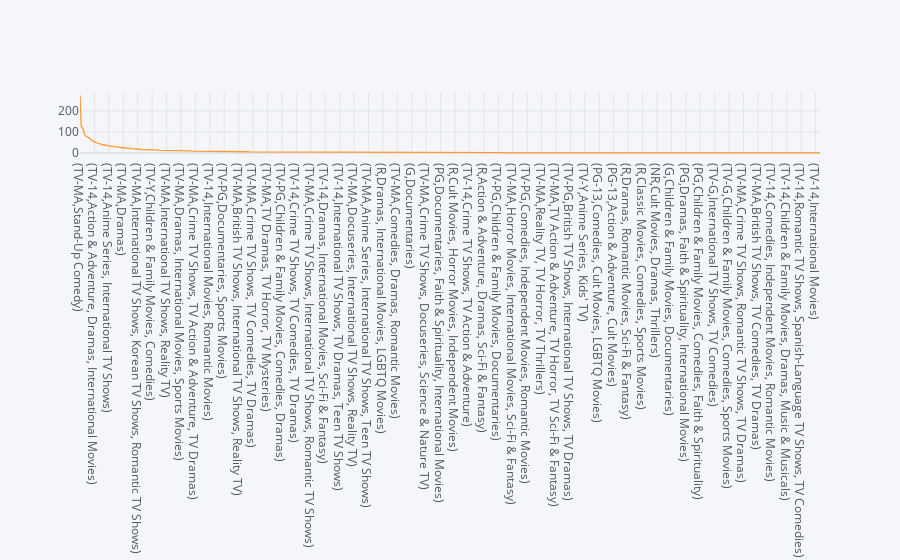

Notebook cell for this chart:
### Markdown cell above
## We can determine the ratings on the basis of values in listed_in column

### Code cell
rt=df[['rating','listed_in']].value_counts()
rt.iplot(kind='scatter')

### Figure 1 — Plotly figure (JSON) as saved in the notebook; plotly's stock layout.template omitted (floating-point values rounded to 4 significant figures; data arrays with more than 128 entries replaced by an {"elided": "..."} marker saying what was removed)
{"data": [{"line": {"color": "rgba(255, 153, 51, 1.0)", "dash": "solid", "shape": "linear", "width": 1.3}, "mode": "lines", "name": "None", "text": "", "type": "scatter", "x": {"elided": "1181 str values"}, "y": {"elided": "1181 int values"}}], "layout": {"legend": {"bgcolor": "#F5F6F9", "font": {"color": "#4D5663"}}, "paper_bgcolor": "#F5F6F9", "plot_bgcolor": "#F5F6F9", "title": {"font": {"color": "#4D5663"}}, "xaxis": {"gridcolor": "#E1E5ED", "showgrid": true, "tickfont": {"color": "#4D5663"}, "title": {"font": {"color": "#4D5663"}, "text": ""}, "zerolinecolor": "#E1E5ED"}, "yaxis": {"gridcolor": "#E1E5ED", "showgrid": true, "tickfont": {"color": "#4D5663"}, "title": {"font": {"color": "#4D5663"}, "text": ""}, "zerolinecolor": "#E1E5ED"}}}
